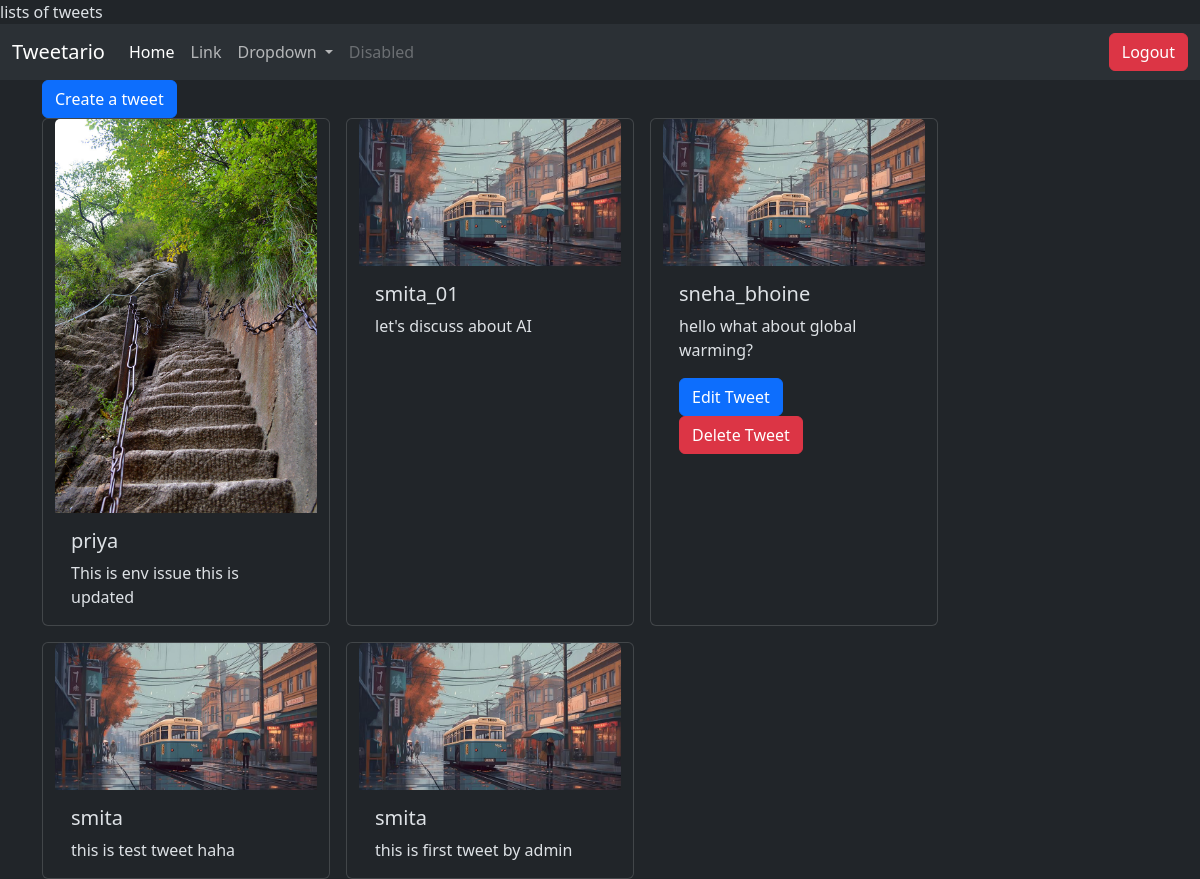
The page /tweet/ (signed in) on the database its author committed.
### tweet/models.py (models this page shows, shortened)
class tweet(models.Model):
    user = models.ForeignKey(User,on_delete=models.CASCADE)
    text = models.TextField(max_length=250)
    photo = models.ImageField(upload_to='photos/',blank=True,null=True)
    created_at = models.DateTimeField(auto_now_add=True)
    updated_at = models.DateTimeField(auto_now=True)

### tweet/views.py (the view)
# urls.py: path('', views.list_tweets ,name='list_tweets'),
def list_tweets(request):
    Tweets = tweet.objects.all().order_by('-created_at')
    return render(request,'tweet_list.html',{'Tweets':Tweets})

### tweet/templates/tweet_list.html (shortened to what this page needs)
{% extends "layout.html" %}
{% block content %}
<a class = "btn btn-primary" href="{% url 'create_tweet'%}">Create a tweet</a>
<div class="container row gap-3">
    {% for x in Tweets  %}
    <div class="card" style="width: 18rem;">
        <img src="{{x.photo.url}}" class="card-img-top" alt="">
        <div class="card-body">
          <h5 class="card-title">{{x.user.username}}</h5>
          <p class="card-text">{{x.text}}</p>
          {% if x.user == user %}
          <a href="{% url 'edit_tweet' x.id %}" class="btn btn-primary">Edit Tweet</a>
          <a href="{% url 'delete_tweet' x.id %}" class="btn btn-danger">Delete Tweet</a>
          {% endif %}
        </div>
      </div>
    {% endfor %}
</div>
{% endblock %}

### rows shown on the page
tweet: photo (picture), user.username "priya", text "This is env issue this is updated"
tweet: photo (picture), user.username "smita_01", text "let's discuss about AI"
tweet: photo (picture), user.username "sneha_bhoine", text "hello what about global warming?", shows "Edit Tweet"
tweet: photo (picture), user.username "smita", text "this is test tweet haha"
tweet: photo (picture), user.username "smita", text "this is first tweet by admin"
